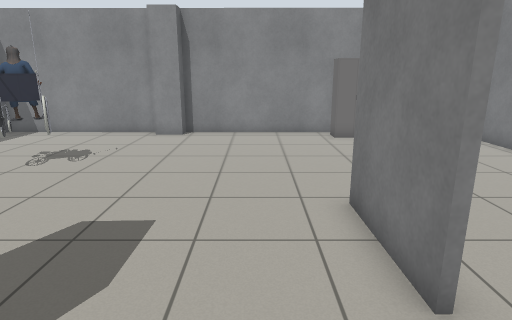
[1] (above)

20 first-person views from a walk through a robot-simulator world made for Gazebo. The camera is 1.3 m above the floor, tilts 14° down and sees 75° across. The lines on the ground mark 1 m squares. The floor is counted in squares, 0.5 m on a side. Each view is taken from the middle of a square. On the plan, view 1 faces up. The plan holds only what a view shows up to about 20 squares ahead; the rest is blank. The place goes on beyond the plan. Gazebo's built-in surfaces are drawn with simple patterns. Simple shapes stand in for some stock models.

[2]
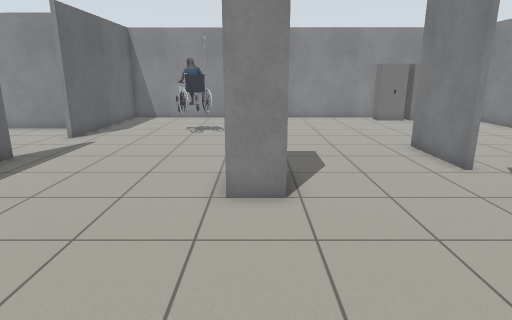

[3]
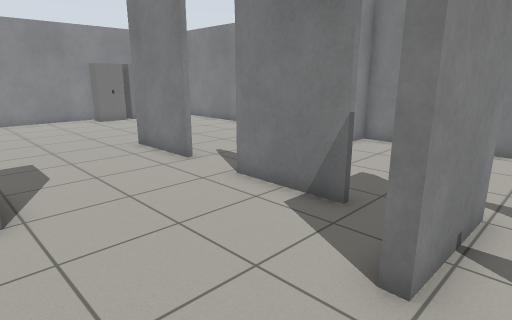

[4]
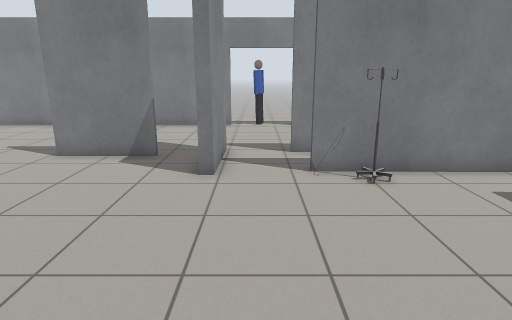

[5]
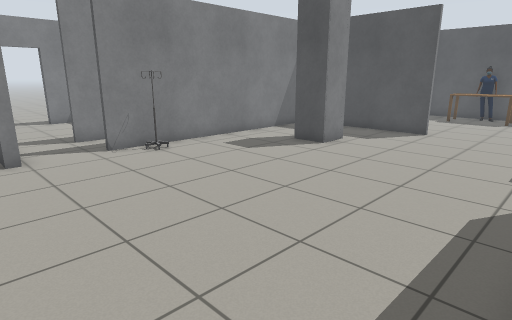

[6]
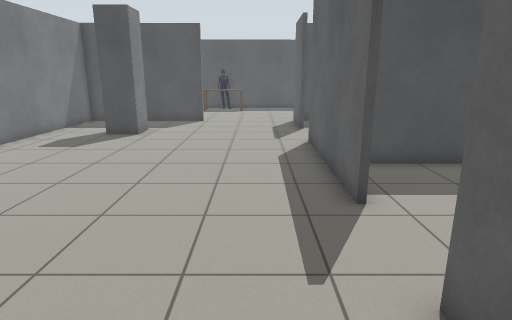

[7]
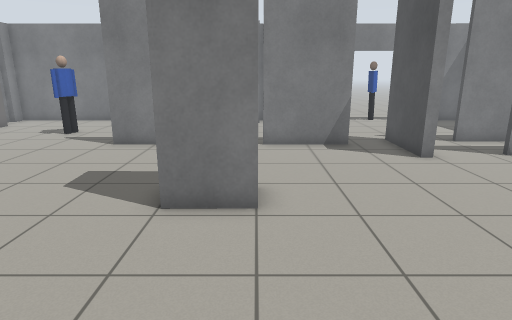

[8]
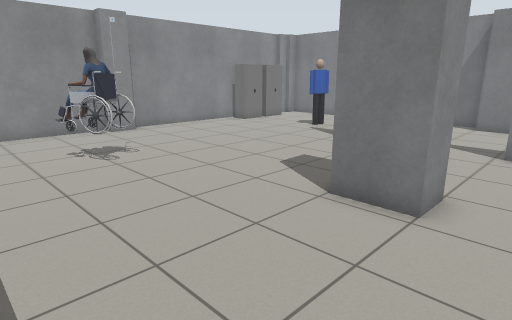

[9]
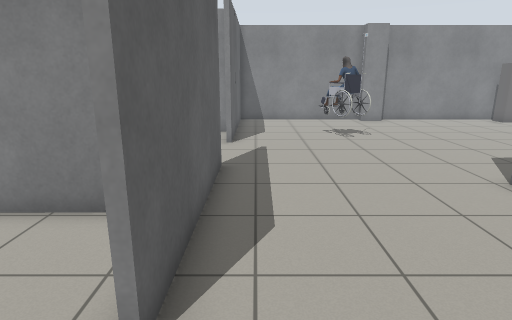

[10]
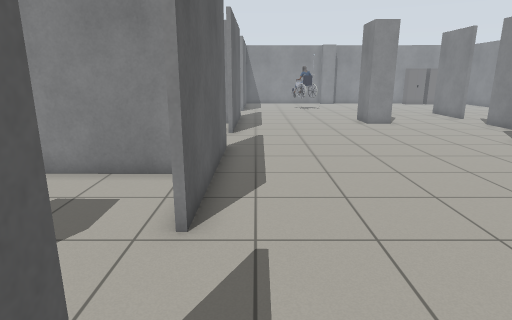

[11]
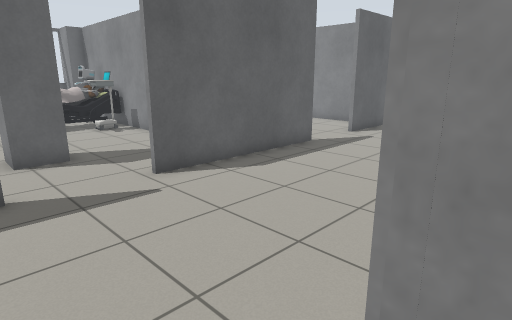

[12]
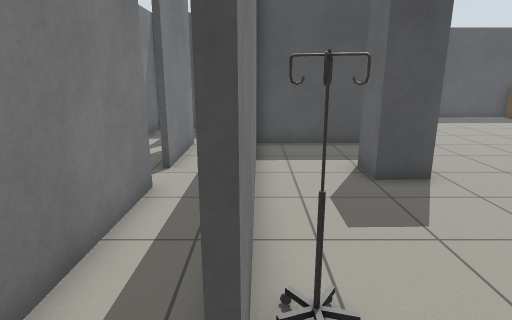

[13]
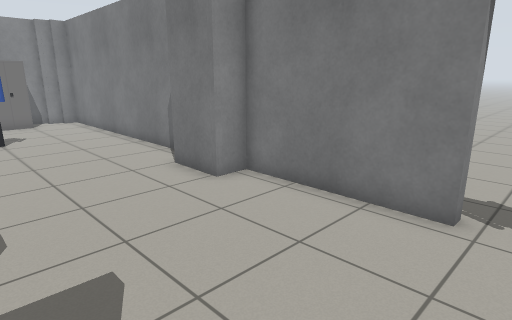

[14]
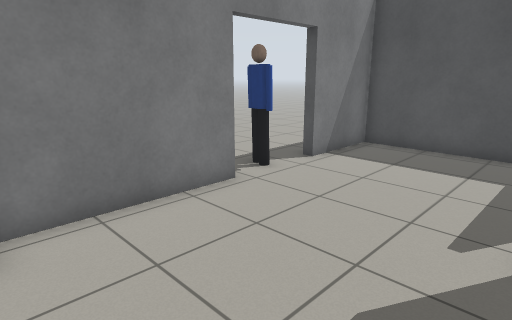

[15]
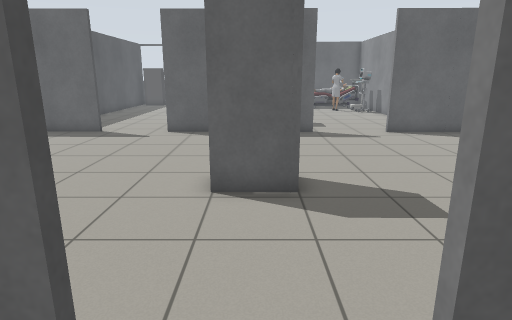

[16]
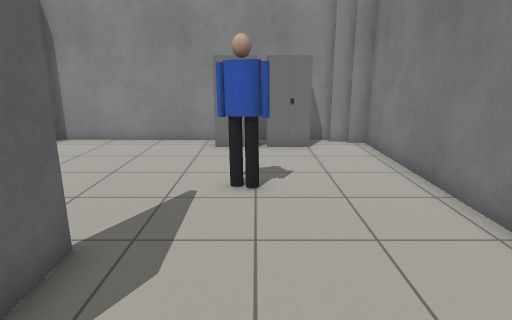

[17]
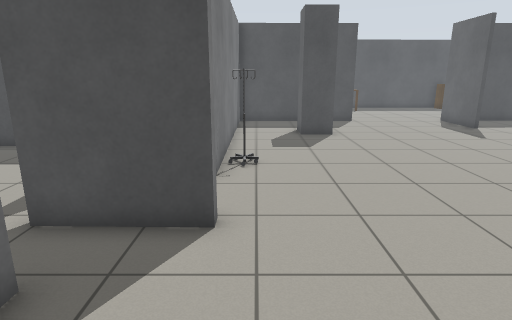

[18]
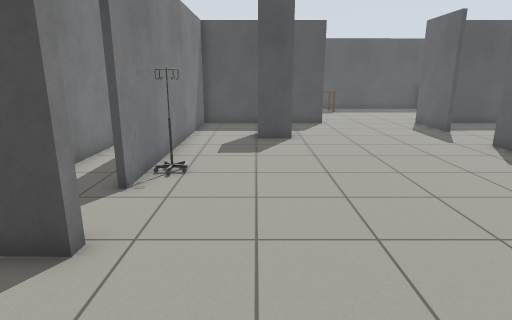

[19]
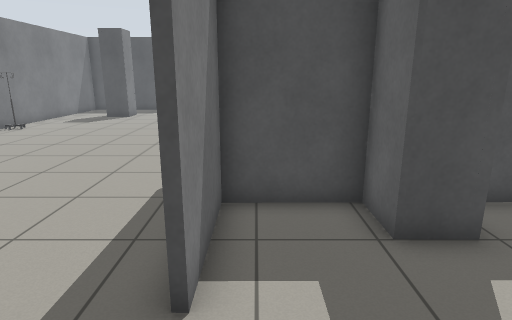

[20]
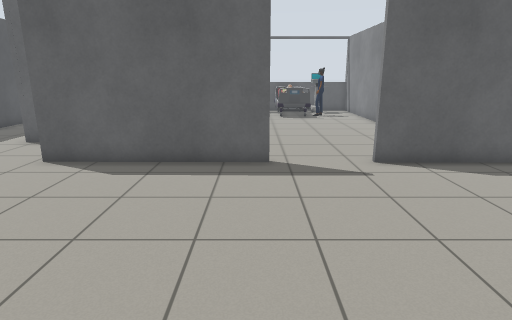

### Floor plan
Points are (right, up) in squares from view 1. A wall is a line through its corners. A room is listed if a view was taken in it or the views show most of it. See-through windows are left out.
Room 1 (views 1, 2, 3, 4, 5, 6, 7, 8, 9, 10, 11, 12, 13, 14, 15, 16, 17, 18, 20)
walls: (-3.3, 3) (-3.3, 0.9) (-4.7, 1) (-4.7, 3); (2.2, 0.8) (2.3, 0.3); (2.1, -2.7) (2.1, 0.8); (2, 3.1) (2, 6.6); (-0.3, -4.9) (-0.3, -4.5) (3.1, -4.5); (2.2, 3.7) (2.2, 3.2); (2.2, 6.7) (2.2, 5.2); (-12, 4.8) (-12.1, -2.3); (-12.1, -5.6) (-12.2, -12.8); (9.4, 3) (9.4, 15.1); (9.9, -4.6) (9.4, -4.6) (9.4, 0.9) (8.3, 0.9) (8.4, 3); (4.4, -11.7) (9.4, -11.7) (9.4, -8.1); (-4, -15.8) (-4.5, -15.8) (-4.5, -14.3) (-3.1, -14.3) (-3.1, -15.8); (-4.5, 16) (-11.9, 16) (-12, 8.3); (8.7, 15.1) (8.7, 15.6) (8.1, 15.6); (8.1, 15.9) (-3.4, 16) (-3.4, 15.2) (-4.8, 15.3) (-4.8, 16); (-12.2, -16) (-12.2, -19.4); (-6.9, -19.2) (0, -19.2) (0.1, -7.5)
ways out: opening at (-12, 6.5) to room 2; opening at (0, -6.5) to room 3; opening at (3, -6.5) to room 3; opening at (-12, -14.5); opening at (-12, -4); open door at (10, -7.5); open door at (10, -5)
objects: wheelchair (-8, 9) to (-6, 11); other object (-1, -9); cabinet (3, 14) to (5, 15); person (4, 10) to (5, 10); cabinet (6, 14) to (7, 15); person (10, -6)
Room 2 (view 19)
walls: (-16.5, 3) (-15.3, 3) (-15.3, 1.3) (-12.3, 1.3) (-12.2, 4.8); (-12.4, 11.1) (-16.5, 11.1)
ways out: opening at (-12, 6.5) to room 1
Room 3 (no view inside)
walls: (2.5, -13.8) (2.6, -7.2); (3.1, -4.9) (-0.3, -4.9); (2.5, -19.3) (2.5, -15.4)
ways out: opening at (0, -6.5) to room 1; opening at (3, -6.5) to room 1; opening at (3, -14.5)

Positions as (right, up) in squares from view 1, and headings:
1: (0, 0), facing up
2: (-4, -6), facing up
3: (-4, -6), facing up-right
4: (-9, -6), facing right
5: (-12, -3), facing down-right
6: (-10, 1), facing down
7: (-11, 1), facing right
8: (-11, -1), facing up-right
9: (-11, -5), facing up
10: (-11, -18), facing up
11: (-4, -17), facing up-left
12: (0, -6), facing down
13: (3, -6), facing up-right
14: (3, 1), facing down-right
15: (4, 2), facing left
16: (5, 2), facing up
17: (-1, 1), facing down
18: (-3, 0), facing down
19: (-13, 8), facing down
20: (-2, -6), facing left
